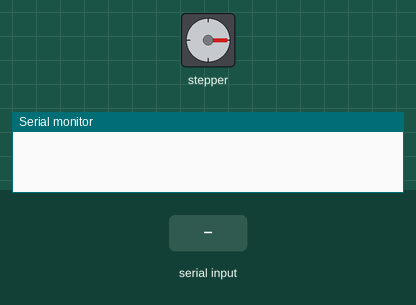
Recording of a sketch running on a simulated Arduino Uno, built with avr-gcc and run on an emulated ATmega328P. On the bench: stepper motor, the last lines printed to the serial monitor. The inputs (shaded band) are chosen by the test bench. Stepper angles assume 4096 steps per turn.

Above: at 1.24 s.
1.3 s: "90,45\n" received over Serial
At 2.76 s:
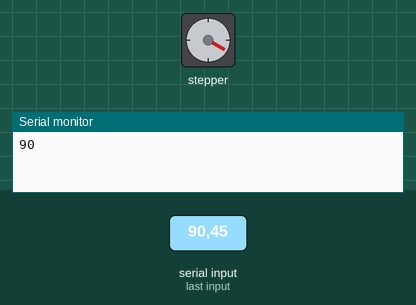
4.3 s: "30,150\n" received over Serial
At 4.3 s:
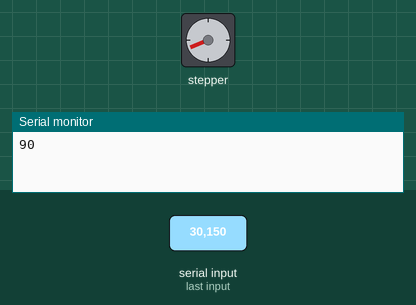
10.3 s: "5\n" received over Serial
At 11.0 s:
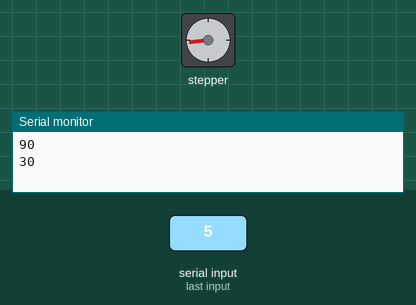
Timing chart, 0 to 19.3 s (numbered marks = the images above; inputs shaded):
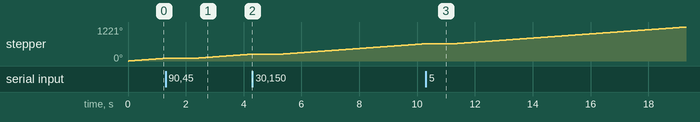

The sketch:

duty_angle_reserch.ino
```cpp
// see this site (step) :
// see this site (dc) : https://aisumegane.com/l298n/

#include <AccelStepper.h>

#define STEP_IN1 4
#define STEP_IN2 5
#define STEP_IN3 6
#define STEP_IN4 7
#define STEP_INTERFACE 8
#define DC_IN1 9
#define DC_IN2 8
#define DC_PWM 10

AccelStepper stepper(STEP_INTERFACE, STEP_IN1, STEP_IN3, STEP_IN2, STEP_IN4);

bool isOneShot=false;

int driveSpeed = 0;
int pullSpeed = 1000;

void setup() {
  Serial.begin(9600);
  stepper.setMaxSpeed(1000);
  pinMode(DC_IN1, OUTPUT);
  pinMode(DC_IN2, OUTPUT);
  pinMode(DC_PWM, OUTPUT);
}

void runStepper() {
  stepper.setSpeed(pullSpeed);
  stepper.runSpeed();
}

void runDC(long speed) {
  digitalWrite(DC_IN1, HIGH);
  digitalWrite(DC_IN2, LOW);
  analogWrite(DC_PWM, speed);
}

int serialGetDuty() {
  if (Serial.available() > 0) {
    long value = Serial.readString().toInt();
    if (value < 0) {
      value = 0;
    } else if (value > 255) {
      value = 255;
    }
    Serial.println(value);
    return (int)value;
  }
}

void loop() {
  runStepper();
  driveSpeed = serialGetDuty();
  runDC(driveSpeed);
}
```
